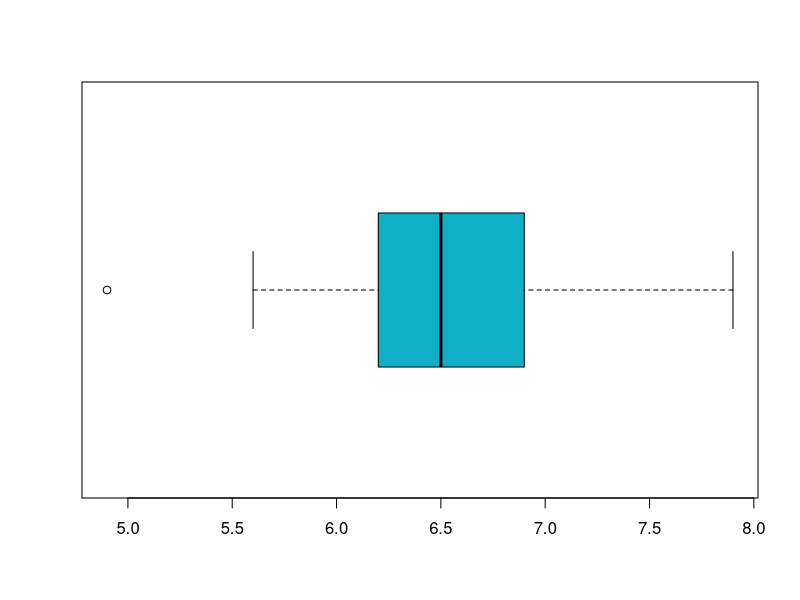

R code for this plot:
## ---- chunk 1
knitr::opts_chunk$set(echo = TRUE, comment = NA)
## ---- chunk 2
x <-0:1000  # genera un vector de datos : 0,1,2,3,4,5,...1000
quantile(x,0.30) # percentil 30

## ---- chunk 3
quantile(x,0.75) # percentil 70
## ---- chunk 4
quantile(x, c(0.20,0.50))
## ---- chunk 5
data(iris)  # cargamos data iris - medidas de petalos y sepalos de una flor
datos <-iris$Sepal.Length[iris$Species=="virginica"]  # seleccinamos la variabe Sepal.Length para la especie virginica
quantile(datos, c(0.25,0.50,0.75))  # cuartiles
boxplot(datos, horizontal = TRUE, col = "#0EB0C6") # diagrama de cajas
